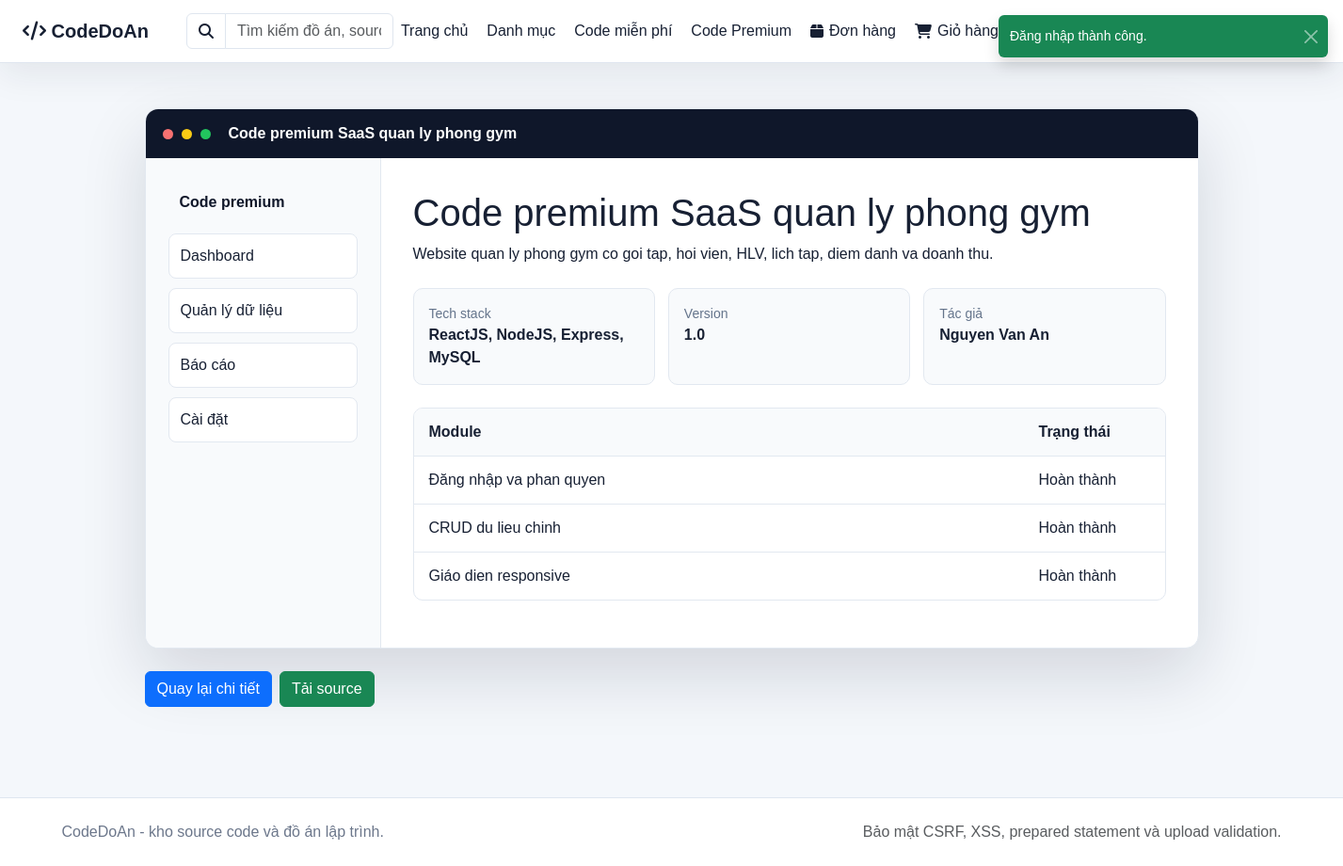
The page /projects/demo.php?id=31 (signed in) on the database its author committed.
### tables this page shows
CREATE TABLE projects (
    id INT AUTO_INCREMENT PRIMARY KEY,
    user_id INT,
    category_id INT,
    title VARCHAR(255),
    slug VARCHAR(255),
    meta_title VARCHAR(255),
    short_description VARCHAR(255),
    description TEXT,
    tech_stack VARCHAR(255),
    version VARCHAR(50),
    file_size VARCHAR(50),
    demo_link VARCHAR(255),
    video_demo VARCHAR(255),
    install_guide TEXT,
    main_features TEXT,
    views INT DEFAULT 0,
    downloads_count INT DEFAULT 0,
    image VARCHAR(255),
    source_file VARCHAR(255),
    price INT DEFAULT 0,
    sale_price INT DEFAULT 0,
    is_free TINYINT(1) DEFAULT 0,
    tier ENUM('basic','premium','exclusive') DEFAULT 'basic',
    is_featured TINYINT(1) DEFAULT 0,
    is_hot TINYINT(1) DEFAULT 0,
    downloads INT DEFAULT 0,
    status ENUM('pending','approved','rejected','hidden') DEFAULT 'pending',
    created_at TIMESTAMP DEFAULT CURRENT_TIMESTAMP
);

CREATE TABLE categories (
    id INT AUTO_INCREMENT PRIMARY KEY,
    name VARCHAR(100),
    slug VARCHAR(120)
);

CREATE TABLE users (
    id INT AUTO_INCREMENT PRIMARY KEY,
    name VARCHAR(100),
    email VARCHAR(100) UNIQUE,
    password VARCHAR(255),
    avatar VARCHAR(255) DEFAULT 'default.png',
    role ENUM('user','admin') DEFAULT 'user',
    created_at TIMESTAMP DEFAULT CURRENT_TIMESTAMP
);

### config.php (called while the page is built, shortened)
<?php
$host = 'localhost';
$user = 'root';
$pass = '';
$db = 'project_share';
$conn = mysqli_connect($host, $user, $pass, $db);
mysqli_set_charset($conn, 'utf8mb4');
function base_url(string $path = ''): string
{
    $documentRoot = str_replace('\\', '/', realpath($_SERVER['DOCUMENT_ROOT'] ?? __DIR__) ?: __DIR__);
    $appRoot = str_replace('\\', '/', __DIR__);
    $base = '/' . trim(str_replace($documentRoot, '', $appRoot), '/');
    $base = $base === '/' ? '' : $base;
    return rtrim($base, '/') . '/' . ltrim($path, '/');
}
function db_query(string $sql, array $params = [], string $types = '')
{
    global $conn;
    $stmt = mysqli_prepare($conn, $sql);
    mysqli_stmt_bind_param($stmt, $types, ...$params);
    mysqli_stmt_execute($stmt);
    return mysqli_stmt_get_result($stmt) ?: $stmt;
}
function db_one(string $sql, array $params = [], string $types = ''): ?array
{
    $result = db_query($sql, $params, $types);
    $row = mysqli_fetch_assoc($result);
    return $row ?: null;
}
function e($value): string
{
    return htmlspecialchars((string) $value, ENT_QUOTES, 'UTF-8');
}

### projects/demo.php (the view, shortened to what this page needs)
<?php
require_once dirname(__DIR__) . '/config.php';
$id = (int) ($_GET['id'] ?? 0);
$project = db_one(
    "SELECT projects.*, categories.name AS category_name, users.name AS author_name
     FROM projects
     JOIN categories ON categories.id = projects.category_id
     JOIN users ON users.id = projects.user_id
     WHERE projects.id = ? AND projects.status = 'approved'
     LIMIT 1",
    [$id],
    'i'
);
?>
<?php include dirname(__DIR__) . '/includes/header.php'; ?>
<?php include dirname(__DIR__) . '/includes/navbar.php'; ?>
<main class="container py-5">
    <section class="demo-preview">
        <div class="demo-preview-screen">
            <div class="demo-topbar">
                <span></span><span></span><span></span>
                <strong><?php echo e($project['title']); ?></strong>
            </div>
            <div class="demo-body">
                <aside>
                    <b><?php echo e($project['category_name']); ?></b>
                    <a>Dashboard</a>
                    <a>Quản lý dữ liệu</a>
                    <a>Báo cáo</a>
                    <a>Cài đặt</a>
                </aside>
                <div>
                    <h1><?php echo e($project['title']); ?></h1>
                    <p><?php echo e($project['short_description'] ?: $project['description']); ?></p>
                    <div class="demo-stat-grid">
                        <article><span>Tech stack</span><strong><?php echo e($project['tech_stack'] ?: 'Đang cập nhật'); ?></strong></article>
                        <article><span>Version</span><strong><?php echo e($project['version'] ?: '1.0'); ?></strong></article>
                        <article><span>Tác giả</span><strong><?php echo e($project['author_name']); ?></strong></article>
                    </div>
                    <div class="demo-table">
                        <div><b>Module</b><b>Trạng thái</b></div>
                        <div><span>Đăng nhập va phan quyen</span><span>Hoàn thành</span></div>
                        <div><span>CRUD du lieu chinh</span><span>Hoàn thành</span></div>
                        <div><span>Giáo dien responsive</span><span>Hoàn thành</span></div>
                    </div>
                </div>
            </div>
        </div>
        <div class="mt-4 d-flex gap-2 flex-wrap">
            <a class="btn btn-primary" href="<?php echo e(base_url('projects/detail.php?id=' . (int) $project['id'] . '&slug=' . $project['slug'])); ?>">Quay lại chi tiết</a>
            <a class="btn btn-success" href="<?php echo e(base_url('projects/download.php?id=' . (int) $project['id'])); ?>">Tải source</a>
        </div>
    </section>
</main>
<?php include dirname(__DIR__) . '/includes/footer.php'; ?>

### assets/css/style.css (style rules this page uses)
:root { --bg: #f4f7fb; --surface: #ffffff; --surface-soft: #eef3f9; --text: #172033; --muted: #6c778b; --border: #dfe6ef; --primary: #2563eb; --success: #0f9f6e; --danger: #dc3545; --shadow: 0 12px 36px rgba(23, 32, 51, 0.08); }
* { letter-spacing: 0; }
body { min-height: 100vh; background: var(--bg); color: var(--text); font-family: Arial, Helvetica, sans-serif; }
a { text-decoration: none; }
.demo-preview { margin: 0 auto; max-width: 1120px; }
.demo-preview-screen { background: #fff; border: 1px solid #e2e8f0; border-radius: 14px; box-shadow: 0 28px 70px rgba(15, 23, 42, 0.14); overflow: hidden; }
.demo-topbar { align-items: center; background: #0f172a; color: #fff; display: flex; gap: 9px; min-height: 52px; padding: 0 18px; }
.demo-topbar span { background: #f87171; border-radius: 50%; display: inline-block; height: 11px; width: 11px; }
.demo-topbar span:nth-child(2) { background: #facc15; }
.demo-topbar span:nth-child(3) { background: #22c55e; margin-right: 10px; }
.demo-body { display: grid; grid-template-columns: 250px 1fr; min-height: 520px; }
.demo-body aside { align-content: start; background: #f8fafc; border-right: 1px solid #e2e8f0; display: grid; gap: 10px; padding: 24px; }
.demo-body aside a, .demo-body aside b { border-radius: 8px; color: #0f172a; display: block; padding: 11px 12px; }
.demo-body aside a { background: #fff; border: 1px solid #e2e8f0; }
.demo-body > div { padding: 34px; }
.demo-stat-grid { display: grid; gap: 14px; grid-template-columns: repeat(3, minmax(0, 1fr)); margin: 24px 0; }
.demo-stat-grid article { background: #f8fafc; border: 1px solid #e2e8f0; border-radius: 10px; padding: 16px; }
.demo-stat-grid span { color: #64748b; display: block; font-size: 14px; }
.demo-table { border: 1px solid #e2e8f0; border-radius: 10px; overflow: hidden; }
.demo-table div { display: grid; grid-template-columns: 1fr 150px; }
.demo-table div > * { border-bottom: 1px solid #e2e8f0; padding: 13px 16px; }
.demo-table div:last-child > * { border-bottom: 0; }
.demo-table div:first-child { background: #f8fafc; }

### rows shown on the page
projects: title "Code premium SaaS quan ly phong gym", category.name "Code premium", short_description "Website quan ly phong gym co goi tap, hoi vien, HLV, lich tap, diem danh va doanh thu.", tech_stack "ReactJS, NodeJS, Express, MySQL", version "1.0", user.name "Nguyen Van An"

### other values the page prints
$flash['message'] "Đăng nhập thành công."
